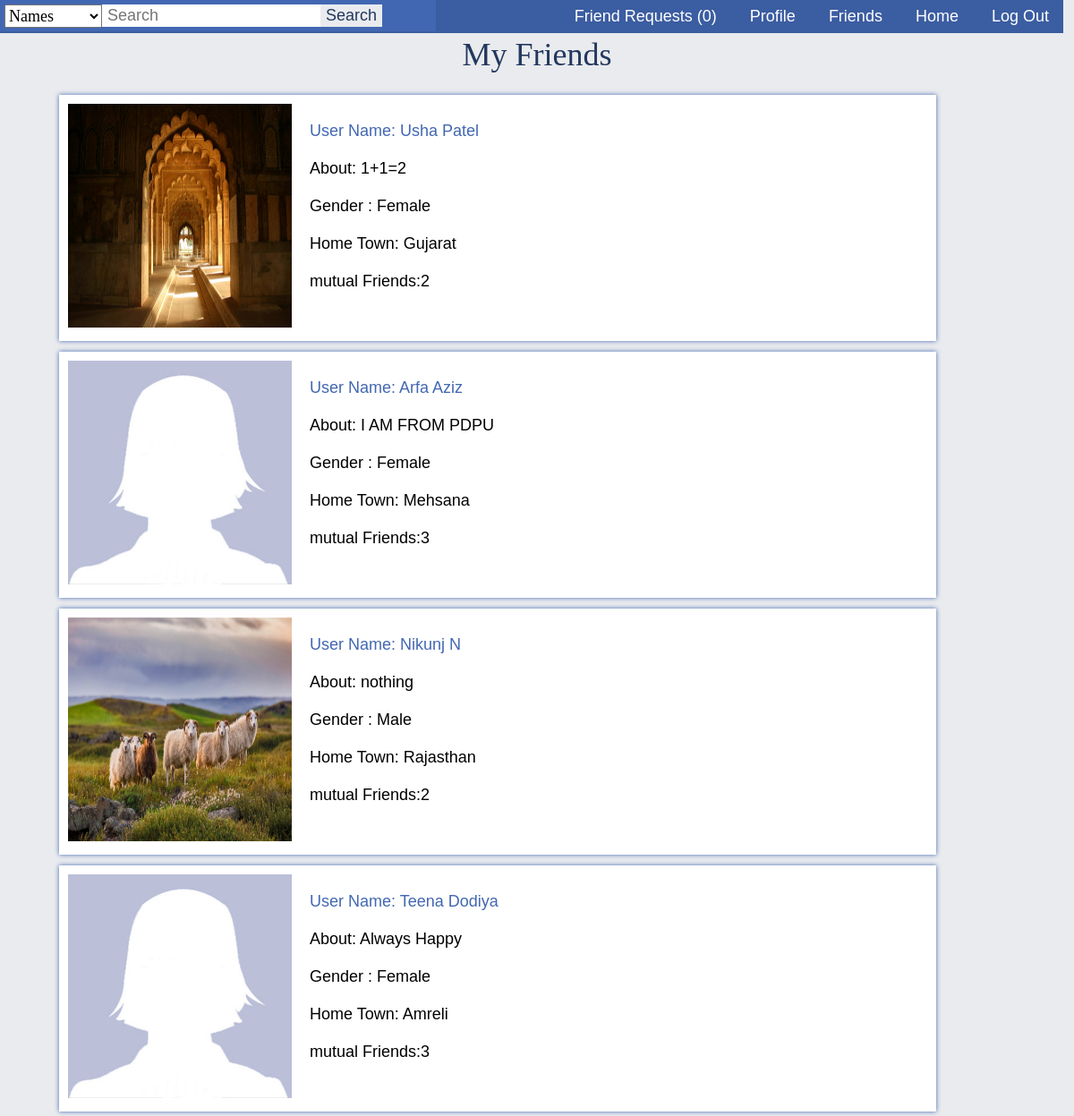
The page /friends.php (signed in) on the database its author committed.
### tables this page shows
CREATE TABLE `users` (
  `user_id` int(11) NOT NULL,
  `user_firstname` varchar(20) NOT NULL,
  `user_lastname` varchar(20) NOT NULL,
  `user_nickname` varchar(20) DEFAULT NULL,
  `user_password` varchar(255) NOT NULL,
  `user_email` varchar(255) NOT NULL,
  `user_gender` char(1) NOT NULL,
  `user_birthdate` date NOT NULL,
  `user_status` char(1) DEFAULT NULL,
  `user_about` text DEFAULT NULL,
  `user_hometown` varchar(255) DEFAULT NULL
);

### friends.php (the view, shortened to what this page needs)
<?php
$conn = connect();
?>
<!DOCTYPE html>
<html>
<head>
    <link rel="stylesheet" type="text/css" href="resources/css/main.css">
</head>
<body>
    <div class="container">
        <?php include 'includes/navbar.php'; ?>
        <h1 style="margin-top: 5vh;">My Friends</h1>
        <?php
            $sql = "SELECT *
                    FROM users
                    JOIN (
                        SELECT friendship.user1_id AS user_id
                        FROM friendship
                        WHERE friendship.user2_id = {$_SESSION['user_id']} AND friendship.friendship_status = 1
                        UNION
                        SELECT friendship.user2_id AS user_id
                        FROM friendship
                        WHERE friendship.user1_id = {$_SESSION['user_id']} AND friendship.friendship_status = 1
                    ) userfriends
                    ON userfriends.user_id = users.user_id";
            $query = mysqli_query($conn, $sql);
            if($query){
                if(mysqli_num_rows($query) == 0){
                    echo '<div class="post">';
                    echo 'You do not have any friends Yet!!.';
                    echo '</div>';
                } else {
                    while($row = mysqli_fetch_assoc($query)){
                    echo '<div class="frame">';
                    echo '<div class="subDivOfFriendList">';
                    $target = glob("data/images/profiles/" . $row['user_id'] . ".*");
                    if($target) {
                        echo '<img class="FriendListImg" src="' . $target[0].'">';
                    } else {
                        if($row['user_gender'] == 'M') {
                            echo '<img class="FriendListImg" src="data/images/profiles/M.jpg">';
                        } else if ($row['user_gender'] == 'F') {
                            echo '<img class="FriendListImg" src="data/images/profiles/F.jpg">';
                        }
                    }
                    echo '</div>';
                    echo '<div class="subDivOfFriendList" id="showFriends">';
                    echo '<a href="profile.php?id=' . $row['user_id'] . '">' .'User Name: '. $row['user_firstname'] . ' ' . $row['user_lastname'] . '</a>';
                    echo '<br><br>About: '. ($row['user_about']);
                    echo '<br><br>Gender : '.(($row['user_gender']=='F')?"Female":"Male");
                    echo '<br><br>Home Town: '.($row['user_hometown']);
                    $Qmutual="SELECT `user2_id` FROM `friendship` WHERE `user1_id`=".$row['user_id']." and `friendship_status`=1 and `user2_id` IN (
                        SELECT `user2_id` FROM `friendship` WHERE `user1_id`=".$_SESSION['user_id']." and `user2_id`!=".$row['user_id']." and `friendship_status`=1)";
                    $ResMutul= mysqli_query($conn, $Qmutual);
                    $CountOfTotalMutulFriend=mysqli_num_rows($ResMutul);
                    echo '<br><br>mutual Friends:'.$CountOfTotalMutulFriend.'<a href="">';
                    echo '</div>';
                    echo '</div>';
                    }
                }
            }
        ?>
    </div>
</body>
</html>

### includes/navbar.php (shortened to what this page needs)
<div class="usernav">
    <?php
        $sql2 = "SELECT COUNT(*) AS count FROM friendship
                 WHERE friendship.sender_id != {$_SESSION['user_id']} AND friendship.user1_id={$_SESSION['user_id']} AND friendship.friendship_status = 0";
        $query2 = mysqli_query($conn, $sql2);
        $row = mysqli_fetch_assoc($query2);
    ?>
    <ul>
        <li>
            <a href="requests.php">Friend Requests (<?php echo $row['count'] ?>)</a></li>
            <li><a href="profile.php">Profile</a></li>
            <li><a href="friends.php">Friends</a></li>
            <li><a href="home.php">Home</a></li>
            <li><a href="logout.php">Log Out</a>
        </li>
    </ul>
    <div class="globalsearch">
        <form method="get" action="search.php" onsubmit="return validateField()">
            <select name="location">
                <option value="names">Names</option>
            </select><input type="text" placeholder="Search" name="query" id="query"><input type="submit" value="Search" id="querybutton">
        </form>
    </div>
</div>

### resources/css/main.css (style rules this page uses)
body { margin: 0; font-family: Fontin, Arial, Verdana; font-size: 18px; background-color: #e9ebee; }
input { font-family: Fontin, Arial, Verdana; width: 100%; font-size: 18px; padding: 2px; }
ul { list-style: none; }
ul a { text-decoration: none; }
.container { margin: 0 auto; width: 99vw; }
.usernav { background-color: #3b5da1; overflow: auto; position: fixed; width: 99vw; top: 0px; left: 0px; z-index: 3; }
.usernav ul { float: right; margin: 0; padding: 0; }
.usernav ul li { display: inline; }
.usernav ul li a { display: inline-block; color: white; padding: 8px 16px; }
.usernav .globalsearch { margin: 0; width: 41%; background-color: #4267b2; }
.usernav .globalsearch input[type=text] { border: none; width: auto; padding: 2px 6px; }
.usernav .globalsearch input[type=submit] { background-color: #e9ebee; color: #23385f; border: none; margin: 5px 5px 5px 0; padding: 2px 6px; width: auto; }
.usernav .globalsearch select { font-family: Fontin; font-size: 18px; margin-left: 5px; padding: 0.9px 0px; vertical-align: -1px; }
h1 { font-family: Fontin SmallCaps; color: #23385f; font-weight: normal; text-align: center; }
input[type=submit] { color: white; cursor: pointer; background-color: #23385f; border: none; padding: 8px; }
.container input[type=submit] { background-color: #4267b2; }
.subDivOfFriendList { display: inline-block; }
.FriendListImg { width: 250px; height: 250px; }
.frame { width: 80vw; box-shadow: 0 0 5px #4267b2; background-color: white; padding: 10px; margin: 5px; margin-left: 5vw; margin-top: 12px; }
#showFriends { position: absolute; padding: 20px; }

### friends.php (style rules this page uses)
.frame a { text-decoration: none; color: #4267b2; }

### rows shown on the page
users: shows a picture, user_firstname "Usha", user_lastname "Patel", user_about "1+1=2", user_gender "Female", user_hometown "Gujarat", CountOfTotalMutulFriend "2"
users: user_firstname "Arfa", user_lastname "Aziz", user_about "I AM FROM PDPU", user_gender "Female", user_hometown "Mehsana", CountOfTotalMutulFriend "3"
users: shows a picture, user_firstname "Nikunj", user_lastname "N", user_about "nothing", user_gender "Male", user_hometown "Rajasthan", CountOfTotalMutulFriend "2"
users: user_firstname "Teena", user_lastname "Dodiya", user_about "Always Happy", user_gender "Female", user_hometown "Amreli", CountOfTotalMutulFriend "3"

### other values the page prints
$row['count'] "0"
